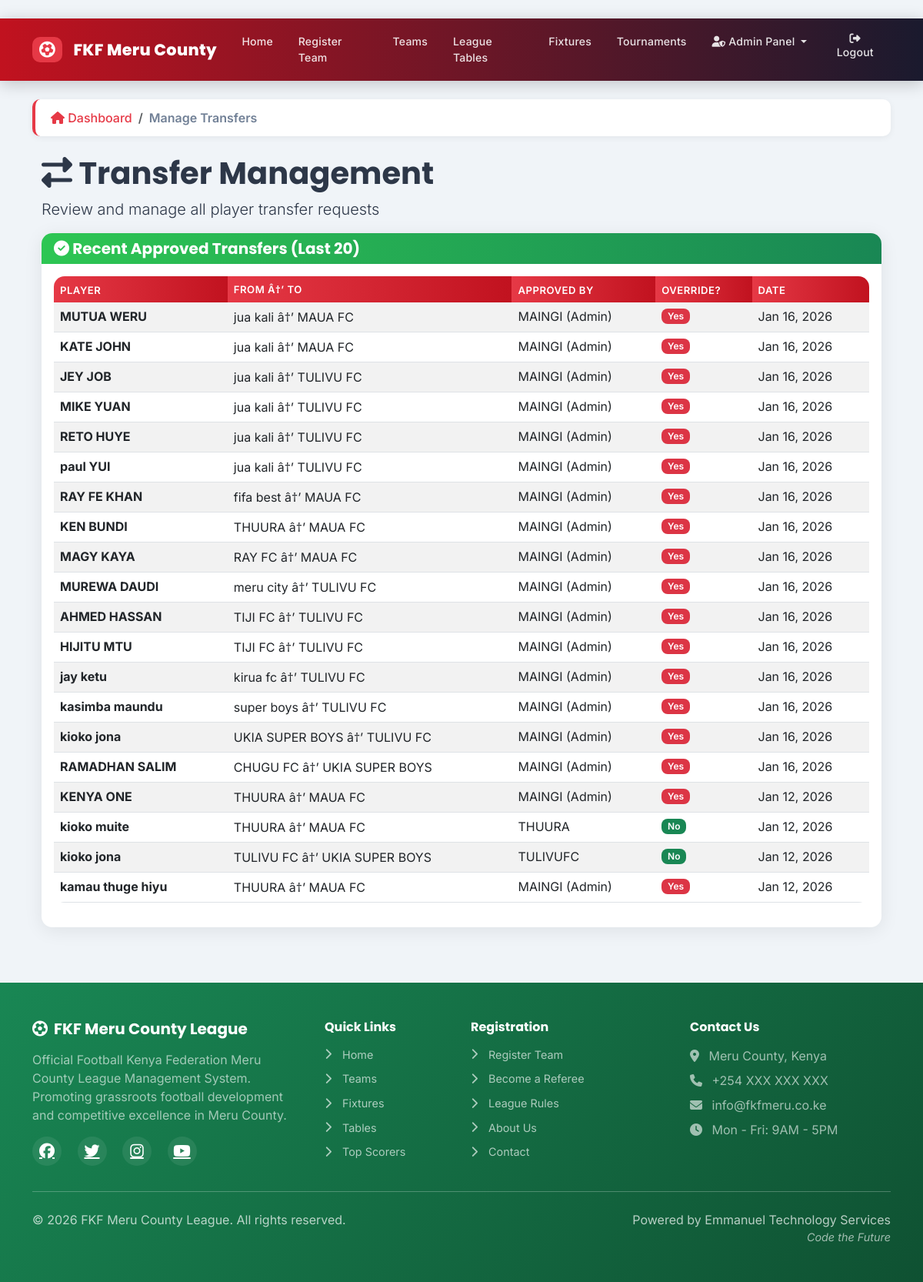
Screenshot of /admin-dashboard/transfers/ (signed in) with the database file from the repository.
### teams/models.py (models this page shows, shortened)
class TransferRequest(models.Model):
    STATUS_CHOICES = [
        ('pending_parent', 'Pending Parent Club Decision'),
        ('approved', 'Approved - Transfer Complete'),
        ('rejected', 'Rejected by Parent Club'),
        ('cancelled', 'Cancelled by Requester'),
    ]
    player = models.ForeignKey(
        'Player',
        on_delete=models.CASCADE,
        related_name='transfer_requests'
    )
    from_team = models.ForeignKey(
        Team,
        on_delete=models.CASCADE,
        related_name='outgoing_transfer_requests',
        help_text="Current team (parent club)"
    )
    to_team = models.ForeignKey(
        Team,
        on_delete=models.CASCADE,
        related_name='incoming_transfer_requests',
        help_text="Requesting team"
    )
    status = models.CharField(
        max_length=20,
        choices=STATUS_CHOICES,
        default='pending_parent'
    )
    requested_by = models.ForeignKey(
        settings.AUTH_USER_MODEL,
        on_delete=models.SET_NULL,
        null=True,
        related_name='transfer_requests_made'
    )
    request_date = models.DateTimeField(auto_now_add=True)
    parent_decision_by = models.ForeignKey(
        settings.AUTH_USER_MODEL,
        on_delete=models.SET_NULL,
        null=True,
        blank=True,
        related_name='transfer_decisions_made'
    )
    parent_decision_reason = models.TextField(blank=True)
    parent_decision_date = models.DateTimeField(null=True, blank=True)
    admin_override = models.BooleanField(
        default=False,
        help_text="True if admin forced approval after rejection"
    )
    admin_override_by = models.ForeignKey(
        settings.AUTH_USER_MODEL,
        on_delete=models.SET_NULL,
        null=True,
        blank=True,
        related_name='transfer_overrides_made'
    )
    admin_override_reason = models.TextField(blank=True)
    admin_override_date = models.DateTimeField(null=True, blank=True)
    updated_at = models.DateTimeField(auto_now=True)
    class Meta:
        ordering = ['-request_date']
        indexes = [
            models.Index(fields=['status', 'from_team']),
            models.Index(fields=['status', 'to_team']),
            models.Index(fields=['player', 'status']),
        ]

class Player(models.Model):
    POSITION_CHOICES = [
        ('GK', 'Goalkeeper'),
        ('DF', 'Defender'),
        ('MF', 'Midfielder'),
        ('FW', 'Forward'),
    ]
    first_name = models.CharField(max_length=100)
    last_name = models.CharField(max_length=100)
    date_of_birth = models.DateField()
    nationality = models.CharField(max_length=100, default='Kenyan')
    id_number = models.CharField(max_length=20, unique=True)
    photo = models.ImageField(upload_to='player_photos/', blank=True, null=True)
    fkf_license_number = models.CharField(max_length=50, blank=True, verbose_name="FKF License Number")
    license_expiry_date = models.DateField(blank=True, null=True, verbose_name="License Expiry Date")
    iprs_verified = models.BooleanField(default=False, help_text="Verified with Kenya IPRS")
    iprs_verification_date = models.DateTimeField(null=True, blank=True)
    fifa_verified = models.BooleanField(default=False, help_text="Verified with FIFA Connect")
    fifa_verification_date = models.DateTimeField(null=True, blank=True)
    fifa_id = models.CharField(max_length=50, blank=True, null=True, help_text="FIFA Connect Player ID")
    verification_results = models.JSONField(
        null=True,
        blank=True,
        help_text="Detailed verification results from IPRS and FIFA"
    )
    verification_warnings = models.TextField(blank=True, help_text="Any warnings from verification")
    team = models.ForeignKey(Team, on_delete=models.CASCADE, related_name='players')
    position = models.CharField(max_length=2, choices=POSITION_CHOICES)
    jersey_number = models.IntegerField()
    is_captain = models.BooleanField(default=False)
    yellow_cards = models.IntegerField(default=0)
    red_cards = models.IntegerField(default=0)
    goals_scored = models.IntegerField(default=0)
    matches_played = models.IntegerField(default=0)
    clean_sheets = models.IntegerField(default=0, help_text="Number of clean sheets (for goalkeepers)")
    is_suspended = models.BooleanField(default=False)
    suspension_end = models.DateField(blank=True, null=True)
    suspension_reason = models.TextField(blank=True)
    suspension_matches = models.IntegerField(default=0, help_text="Number of matches suspended")
    registration_date = models.DateTimeField(auto_now_add=True)
    @property
    def full_name(self):
        return f"{self.first_name} {self.last_name}"
    class Meta:
        ordering = ['team', 'jersey_number']
        unique_together = ['team', 'jersey_number']

class Team(models.Model):
    STATUS_CHOICES = [
        ('pending', 'Pending'),
        ('approved', 'Approved'),
        ('rejected', 'Rejected'),
        ('suspended', 'Suspended'),
    ]
    team_name = models.CharField(max_length=200, unique=True)
    team_code = models.CharField(max_length=20, unique=True, blank=True)
    logo = models.ImageField(upload_to='team_logos/', blank=True, null=True)
    location = models.CharField(max_length=200)
    home_ground = models.CharField(max_length=200)
    map_location = models.URLField(blank=True)
    latitude = models.DecimalField(max_digits=9, decimal_places=6, blank=True, null=True)
    longitude = models.DecimalField(max_digits=9, decimal_places=6, blank=True, null=True)
    contact_person = models.CharField(max_length=100)
    phone_number = models.CharField(
        max_length=13,
        unique=True,
        validators=[validate_kenya_phone],
        help_text="Must be +254 followed by 9 digits (e.g., +254712345678)"
    )
    email = models.EmailField(blank=True, unique=True)
    zone = models.ForeignKey(Zone, on_delete=models.SET_NULL, null=True, blank=True)
    status = models.CharField(max_length=20, choices=STATUS_CHOICES, default='pending')
    manager = models.ForeignKey(
        settings.AUTH_USER_MODEL,
        on_delete=models.SET_NULL,
        null=True,
        blank=True,
        related_name='managed_teams'
    )
    payment_status = models.BooleanField(default=False)
    payment_date = models.DateField(blank=True, null=True)
    home_jersey_color = models.CharField(max_length=50, blank=True, default='#dc3545')
    home_shorts_color = models.CharField(max_length=50, blank=True, default='#ffffff')
    home_socks_color = models.CharField(max_length=50, blank=True, default='#dc3545')
    away_jersey_color = models.CharField(max_length=50, blank=True, default='#ffffff')
    away_shorts_color = models.CharField(max_length=50, blank=True, default='#dc3545')
    away_socks_color = models.CharField(max_length=50, blank=True, default='#ffffff')
    third_jersey_color = models.CharField(max_length=50, blank=True)
    third_shorts_color = models.CharField(max_length=50, blank=True)
    third_socks_color = models.CharField(max_length=50, blank=True)
    gk_home_jersey_color = models.CharField(max_length=50, blank=True, default='#28a745')
    gk_home_shorts_color = models.CharField(max_length=50, blank=True, default='#28a745')
    gk_home_socks_color = models.CharField(max_length=50, blank=True, default='#28a745')
    gk_away_jersey_color = models.CharField(max_length=50, blank=True, default='#ffc107')
    gk_away_shorts_color = models.CharField(max_length=50, blank=True, default='#ffc107')
    gk_away_socks_color = models.CharField(max_length=50, blank=True, default='#ffc107')
    gk_third_jersey_color = models.CharField(max_length=50, blank=True)
    gk_third_shorts_color = models.CharField(max_length=50, blank=True)
    gk_third_socks_color = models.CharField(max_length=50, blank=True)
    kit_colors_set = models.BooleanField(default=False)
    kit_setup_prompt_shown = models.BooleanField(default=False)
    home_kit_image = models.ImageField(upload_to='kit_images/', blank=True, null=True,
                                      help_text="Upload home kit design/image")
    away_kit_image = models.ImageField(upload_to='kit_images/', blank=True, null=True,
                                      help_text="Upload away kit design/image")
    third_kit_image = models.ImageField(upload_to='kit_images/', blank=True, null=True,
                                       help_text="Upload third kit design/image")
    gk_home_kit_image = models.ImageField(upload_to='kit_images/', blank=True, null=True,
                                         help_text="Upload GK home kit design/image")
    gk_away_kit_image = models.ImageField(upload_to='kit_images/', blank=True, null=True,
                                         help_text="Upload GK away kit design/image")
    gk_third_kit_image = models.ImageField(upload_to='kit_images/', blank=True, null=True,
                                          help_text="Upload GK third kit design/image")
    registration_date = models.DateTimeField(auto_now_add=True)
    class Meta:
        ordering = ['team_name']

### admin_dashboard/views.py (the view)
# urls.py: path('transfers/', views.manage_transfers, name='manage_transfers'),
@login_required
@user_passes_test(admin_required)
def manage_transfers(request):
    pending = TransferRequest.objects.filter(status='pending_parent').select_related(
        'player', 'from_team', 'to_team', 'requested_by'
    )
    rejected = TransferRequest.objects.filter(status='rejected').select_related(
        'player', 'from_team', 'to_team', 'parent_decision_by'
    )
    approved = TransferRequest.objects.filter(status='approved').select_related(
        'player', 'from_team', 'to_team'
    )[:20]
    context = {
        'pending_transfers': pending,
        'rejected_transfers': rejected,
        'approved_transfers': approved,
    }
    return render(request, 'admin_dashboard/transfers.html', context)

### admin_dashboard/views.py (called while the page is built)
def admin_required(user):
    return user.is_staff or user.groups.filter(name='League Admin').exists()

### templates/admin_dashboard/transfers.html (shortened to what this page needs)
﻿{% extends "base.html" %}
{% block content %}
<nav aria-label="breadcrumb" class="mb-3">
    <ol class="breadcrumb">
        <li class="breadcrumb-item"><a href="{% url 'dashboard' %}"><i class="fas fa-home"></i> Dashboard</a></li>
        <li class="breadcrumb-item active" aria-current="page">Manage Transfers</li>
    </ol>
</nav>
<div class="container mt-4">
    <h1><i class="fas fa-exchange-alt"></i> Transfer Management</h1>
    <p class="lead">Review and manage all player transfer requests</p>
    {% if approved_transfers %}
    <div class="card">
        <div class="card-header" style="background:linear-gradient(90deg,#2dc653,#198754);color:white;">
            <h5 class="mb-0"><i class="fas fa-check-circle"></i> Recent Approved Transfers (Last 20)</h5>
        </div>
        <div class="card-body">
            <div class="table-responsive">
                <table class="table table-striped">
                    <thead>
                        <tr>
                            <th>Player</th>
                            <th>From â†’ To</th>
                            <th>Approved By</th>
                            <th>Override?</th>
                            <th>Date</th>
                        </tr>
                    </thead>
                    <tbody>
                        {% for transfer in approved_transfers %}
                        <tr>
                            <td><strong>{{ transfer.player.full_name }}</strong></td>
                            <td>{{ transfer.from_team.team_name }} â†’ {{ transfer.to_team.team_name }}</td>
                            <td>
                                {% if transfer.admin_override %}
                                {{ transfer.admin_override_by.username }} (Admin)
                                {% else %}
                                {{ transfer.parent_decision_by.username }}
                                {% endif %}
                            </td>
                            <td>
                                {% if transfer.admin_override %}
                                <span class="badge bg-danger">Yes</span>
                                {% else %}
                                <span class="badge bg-success">No</span>
                                {% endif %}
                            </td>
                            <td>
                                {% if transfer.admin_override %}
                                {{ transfer.admin_override_date|date:"M d, Y" }}
                                {% else %}
                                {{ transfer.parent_decision_date|date:"M d, Y" }}
                                {% endif %}
                            </td>
                        </tr>
                        {% endfor %}
                    </tbody>
                </table>
            </div>
        </div>
    </div>
    {% endif %}
</div>
{% endblock %}

### static/css/app.css (style rules this page uses)
:root { --fkf-primary: #dc3545; --fkf-accent: #198754; }
body { -webkit-font-smoothing: antialiased; -moz-osx-font-smoothing: grayscale; }

### templates/base.html (style rules this page uses)
:root { --primary-red: #e63946; --primary-green: #2dc653; --primary-dark-green: #198754; --primary-white: #FFFFFF; --primary-black: #1a1a2e; --hover-green: #25a244; --accent-gold: #f4a261; --bg-light: #f0f4f8; --card-shadow: 0 4px 24px rgba(0,0,0,0.08); --card-shadow-hover: 0 8px 32px rgba(0,0,0,0.15); --radius: 14px; --transition: all 0.3s cubic-bezier(0.4,0,0.2,1); }
* { box-sizing: border-box; }
body { font-family: 'Inter', 'Segoe UI', sans-serif; background-color: var(--bg-light); display: flex; flex-direction: column; min-height: 100vh; margin: 0; padding: 0; color: #2d3748; }
h1,h2,h3,h4,h5,h6 { font-family: 'Poppins', sans-serif; font-weight: 700; }
.breadcrumb { background: white; padding: 12px 20px; border-radius: 10px; box-shadow: 0 2px 8px rgba(0,0,0,0.06); border-left: 4px solid var(--primary-red); }
.breadcrumb-item a { color: var(--primary-red); text-decoration: none; font-weight: 500; transition: var(--transition); }
.breadcrumb-item.active { color: #718096; font-weight: 600; }
.card { border: none; border-radius: var(--radius); box-shadow: var(--card-shadow); transition: var(--transition); overflow: hidden; }
.card-header { border-bottom: none; font-weight: 600; }
.badge { border-radius: 8px; font-weight: 600; }
.table { border-radius: var(--radius); overflow: hidden; }
.table thead th { background: linear-gradient(90deg,var(--primary-red),#c1121f); color: white; font-weight: 600; border: none; font-size: 0.82rem; text-transform: uppercase; letter-spacing: 0.5px; }

### rows the page displays
TransferRequest: admin_override "Yes"
TransferRequest: admin_override "Yes"
TransferRequest: admin_override "Yes"
TransferRequest: admin_override "Yes"
TransferRequest: admin_override "Yes"
TransferRequest: admin_override "Yes"
TransferRequest: admin_override "Yes"
TransferRequest: admin_override "Yes"
TransferRequest: admin_override "Yes"
TransferRequest: admin_override "Yes"
TransferRequest: admin_override "Yes"
TransferRequest: admin_override "Yes"
TransferRequest: admin_override "Yes"
TransferRequest: admin_override "Yes"
TransferRequest: admin_override "Yes"
TransferRequest: admin_override "Yes"
TransferRequest: admin_override "Yes"
TransferRequest: admin_override "No"
TransferRequest: admin_override "No"
TransferRequest: admin_override "Yes"
